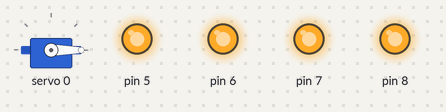
The sketch below on a simulated Arduino Uno, built with avr-gcc and run on an emulated ATmega328P. Shown: servo, output pins drawn as LEDs (lit = HIGH).

Above: at 0.05 s.
At 2.85 s:
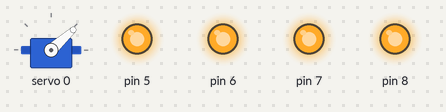
At 4.05 s:
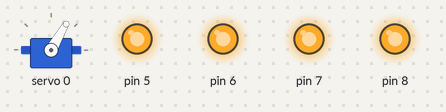
At 5.65 s:
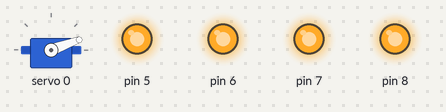
Timing chart, 0 to 8.7 s (numbered marks = the images above):
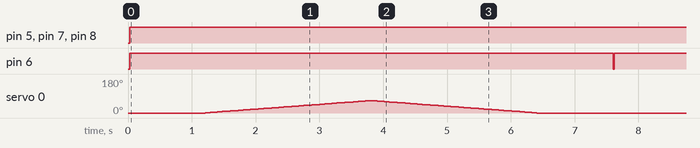

Measured:
- by itself, pin 5, pin 7, pin 8: LOW → HIGH at 0.03 s
- by itself, pin 6: alternates HIGH for 7.6 s and LOW for 0.02 s

The sketch:

servo.ino
```cpp
#include <Wire.h>
#include <Adafruit_PWMServoDriver.h>

Adafruit_PWMServoDriver myServo = Adafruit_PWMServoDriver();

uint8_t servonum = 0;

void setup() {

  Serial.begin(9600);
  pinMode(6,OUTPUT);
  pinMode(5,OUTPUT);
  pinMode(7,OUTPUT);
  pinMode(8,OUTPUT);
  myServo.begin();
  myServo.setPWMFreq(60);
  delay(10);
}

void loop() {
  int pos;
  int i;
  for(i=0;i<3;i++){
  for(pos=60;pos<=300;pos++){
    myServo.setPWM(0, 0, pos);
    delay(15);
    digitalWrite(5,HIGH);
  digitalWrite(6,HIGH);
  digitalWrite(7,HIGH);
  digitalWrite(8,HIGH);
  }
  for(pos=300;pos>=60;pos--){
    myServo.setPWM(0, 0, pos);
    delay(15);
  }

  digitalWrite(5,HIGH);
  digitalWrite(6,LOW);
  digitalWrite(7,HIGH);
  digitalWrite(8,HIGH);
}
}
```
